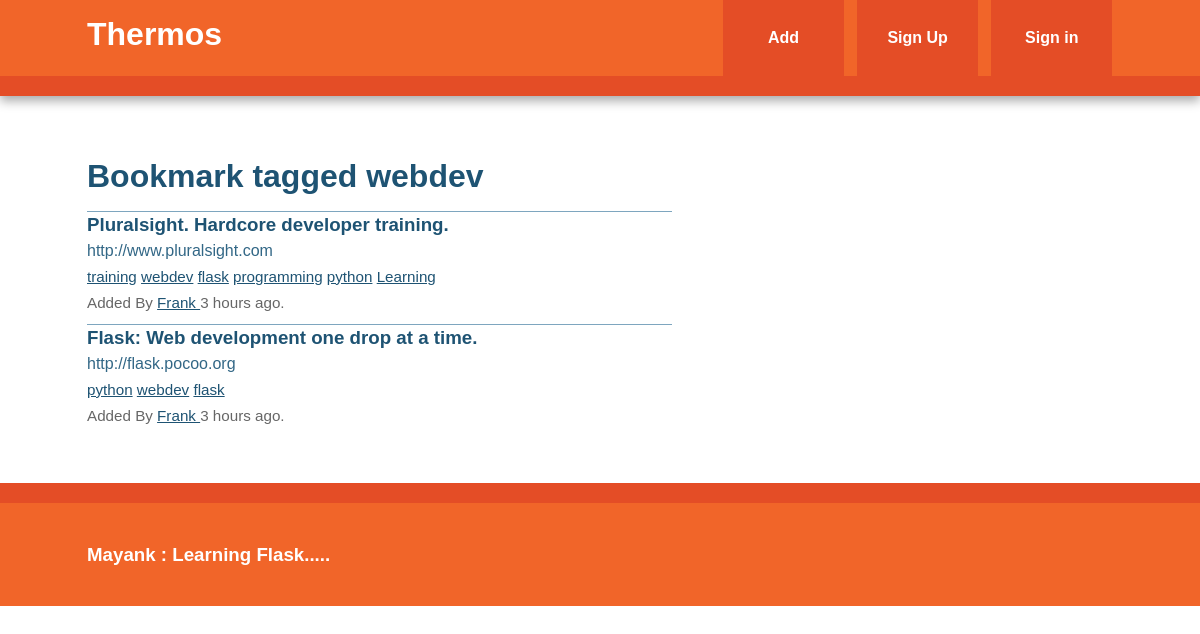
Screenshot of /tag/webdev with the database file from the repository.
### models.py (models this page shows, shortened)
class Tag(db.Model):
    id = db.Column(db.Integer, primary_key = True)
    name = db.Column(db.String(25), nullable = False, unique = True, index = True)
    def __repr__(self):
        return self.name

class Bookmark(db.Model):
    id = db.Column(db.Integer, primary_key = True)
    url = db.Column(db.Text, nullable = False)
    date = db.Column(db.DateTime, default = datetime.utcnow)
    description = db.Column(db.String(300))
    user_id = db.Column(db.Integer, db.ForeignKey('user.id'), nullable = False)
    _tags = db.relationship('Tag', secondary = tags, backref = db.backref('bookmarks', lazy = 'dynamic'))
    @property
    def tags(self):
        return ','.join([t.name for t in self._tags])
    @tags.setter
    def tags(self, string):
        if string:
            self._tags = [Tag.get_or_create(name) for name in string.split(',')]

class User(db.Model, UserMixin):
    id = db.Column(db.Integer, primary_key = True)
    username = db.Column(db.String(80), unique = True)
    email = db.Column(db.String(120), unique = True)
    bookmarks = db.relationship('Bookmark', backref = 'user', lazy = 'dynamic')
    password_hash = db.Column(db.String)
    @property
    def password(self):
        raise AttributeError('password write-only field')

### view.py (the view)
@app.route('/tag/<name>')
def tag(name):
    tag = Tag.query.filter_by(name = name).first_or_404()
    return render_template('tag.html', tag = tag)

### view.py (called while the page is built)
@app.context_processor
def inject_tags():
    return dict(all_tags = Tag.all)

### templates/tag.html (shortened to what this page needs)
{% extends "base.html" %}
{% block content %}
    <article>
        <header>
              <h1>Bookmark tagged {{ tag }}</h1>
              {% if tag.bookmarks.count() > 0 %}
                  {% with bookmarks = tag.bookmarks %}
                        {% include 'bookmarks_list.html' %}
                  {% endwith %}
              {% else %}
                  There are no bookmark with this tag.
              {% endif %}
        </header
    </article>
{% endblock %}

### templates/bookmarks_list.html (shortened to what this page needs)
<ul class = 'bookmarks'>
    {% for bookmark in bookmarks %}
        <li>
              <a class = 'header' href = '{{ bookmark.url }}'>
                  <h3 class = 'description'>
                      {{ bookmark.description|truncate(50, killwords = True) }}
                  </h3>
                  <span class = 'url'>
                    {{ bookmark.url|truncate(50, killwords = True) }}
                  </span>
              </a>
              <div class = 'info'>
                  <span class = 'tags'>
                      {% if bookmark.tags %}
                            {% for t in bookmark._tags %}
                                  <a href = '{{ url_for("tag", name = t) }}'>{{ t }}</a>
                            {% endfor %}
                      {% else %}
                            No tags.
                      {% endif %}
                  </span>
                  <br>
                  Added By <a href = '{{ url_for("user", username = bookmark.user.username) }}'>
                    {{ bookmark.user.username }}
                  </a>
                  {{ moment(bookmark.date).fromNow() }}.
              </div>
        </li>
    {% endfor %}
</ul>

### static/css/main.css (style rules this page uses)
html { color: #222; font-size: 1em; line-height: 1.4; }
body { font: 16px/26px Helvetica, Helvetica Neue, Arial; }
.main article h1 { font-size: 2em; }
a, a:visited { color: #1E5373; }
h1, h2, h3, h4, h5, h6 { color: #1E5373; }
ul.bookmarks { list-style: none none; padding-left: 0; }
ul.bookmarks li { padding-bottom: .5em; border-top: 1px solid #7EA6BF; padding: 12m 0; }
a.header { color: #326786; text-decoration: none; display: block; }
a.header h3 { margin: 0 0; }
div.info { font-size: .95em; color: #666666; }
@media only screen and (min-width: 768px) { .main article { float: left; width: 57%; } }

### rows the page displays
Tag: name "webdev"
Bookmark: description "Pluralsight. Hardcore developer training.", url "http://www.pluralsight.com", user.username "Frank", date "3 hours ago"
Tag: name "training"
Tag: name "flask"
Tag: name "programming"
Tag: name "python"
Tag: name "Learning"
Bookmark: description "Flask: Web development one drop at a time.", url "http://flask.pocoo.org", user.username "Frank", date "3 hours ago"
